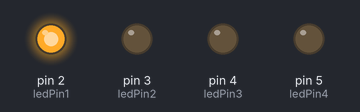
A sketch run on a simulated Arduino Uno, built with avr-gcc and run on an emulated ATmega328P. On the bench: output pins drawn as LEDs (lit = HIGH).

Above: at 0.2 s.
At 1.2 s:
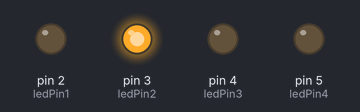
At 2.2 s:
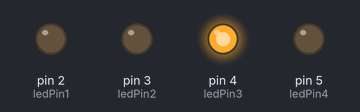
At 3.2 s:
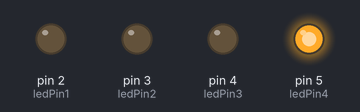
At 4.5 s:
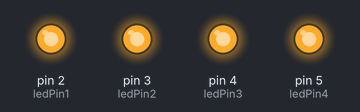
At 5.5 s:
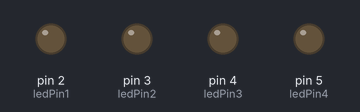
Timing chart, 0 to 7.8 s (numbered marks = the images above):
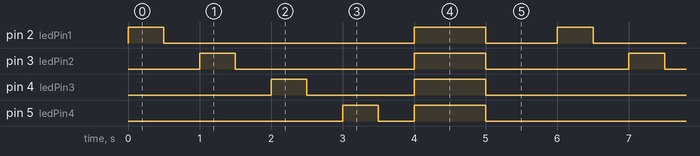

Measured:
- by itself, pin 2 (ledPin1): repeats every 6.0 s: LOW 3.5 s, HIGH 1.0 s, LOW 1.0 s, HIGH 0.50 s
- by itself, pin 3 (ledPin2): repeats every 6.0 s: LOW 2.5 s, HIGH 1.0 s, LOW 2.0 s, HIGH 0.50 s
- by itself, pin 4 (ledPin3): repeats every 6.0 s: LOW 1.5 s, HIGH 1.0 s, LOW 3.0 s, HIGH 0.50 s
- by itself, pin 5 (ledPin4): repeats every 6.0 s: LOW 0.50 s, HIGH 1.0 s, LOW 4.0 s, HIGH 0.50 s

The sketch:

sketch_nov8a.ino
```cpp
// Khai báo các chân LED
const int ledPin1 = 2;
const int ledPin2 = 3;
const int ledPin3 = 4;
const int ledPin4 = 5;

void setup() {
  // Cài đặt các chân LED làm đầu ra
  pinMode(ledPin1, OUTPUT);
  pinMode(ledPin2, OUTPUT);
  pinMode(ledPin3, OUTPUT);
  pinMode(ledPin4, OUTPUT);
}

void loop() {
  // Bật và tắt lần lượt từng LED
  digitalWrite(ledPin1, HIGH);
  delay(500);
  digitalWrite(ledPin1, LOW);
  delay(500);

  digitalWrite(ledPin2, HIGH);
  delay(500);
  digitalWrite(ledPin2, LOW);
  delay(500);

  digitalWrite(ledPin3, HIGH);
  delay(500);
  digitalWrite(ledPin3, LOW);
  delay(500);

  digitalWrite(ledPin4, HIGH);
  delay(500);
  digitalWrite(ledPin4, LOW);
  delay(500);

  // Bật tất cả các LED cùng lúc
  digitalWrite(ledPin1, HIGH);
  digitalWrite(ledPin2, HIGH);
  digitalWrite(ledPin3, HIGH);
  digitalWrite(ledPin4, HIGH);
  delay(1000);

  // Tắt tất cả các LED cùng lúc
  digitalWrite(ledPin1, LOW);
  digitalWrite(ledPin2, LOW);
  digitalWrite(ledPin3, LOW);
  digitalWrite(ledPin4, LOW);
  delay(1000);
}
```
